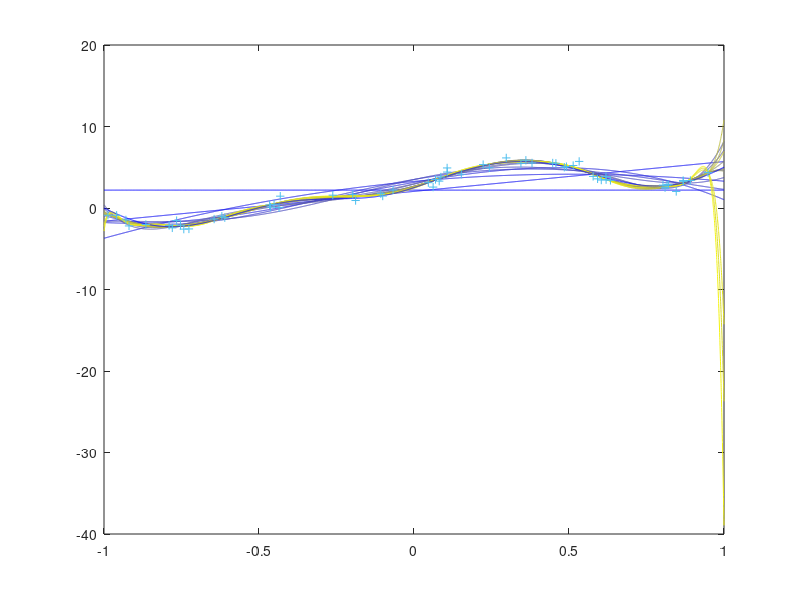
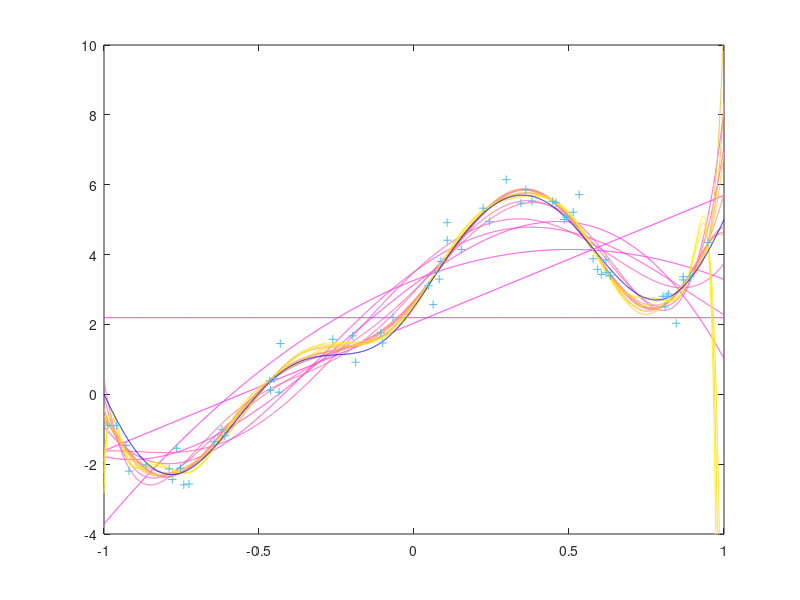
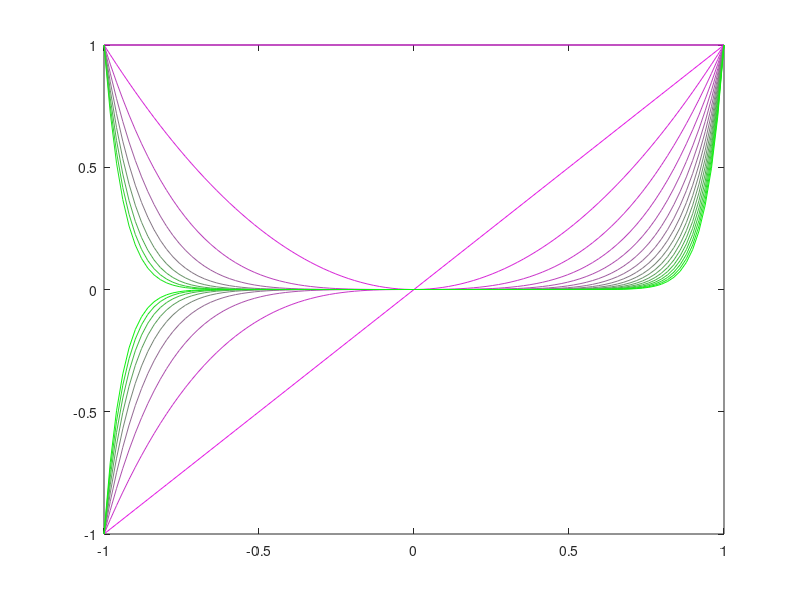
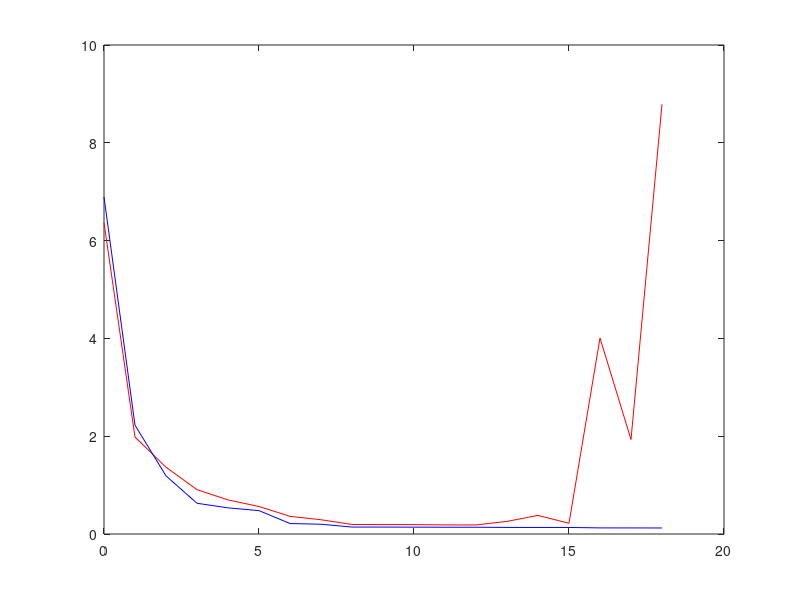

The MATLAB source for these figures, in order:
%1.1.1

clc;
close all;
clear;



data = importdata('datasets/linearregression_homework.mat');
x_test = data.x_test;
x_train = data.x_train;
y_target = data.y_target;
y_test = data.y_test;
y_train = data.y_train;

l_max = 18;

fig1=figure();



y_our_train = zeros(length(x_train), l_max);

for l = 0:l_max
    disp(['l=', num2str(l)]);
    potenz = ones(size(x_train))*[0:l];

    x_train_mat = [x_train]*ones(1,l+1);
    X = x_train_mat.^potenz;
    W = inv(X'*X)*X'*y_train;
    
    y_our_train(:,l+1) = X*W;

    potenz = ones(size(x_test))*[0:l];
    x_test_mat = [x_test]*ones(1,l+1);
    X_test = x_test_mat.^potenz;

    y(:,l+1) = X_test*W;
    my_plot = plot(x_test, y(:,l+1));
    hold on;
    set(my_plot, 'Color', [l/(l_max+1), l/(l_max+1) , 1-l/(l_max+1)]);
    

end

plot(x_test, y_target, 'b-');
plot(x_train, y_train, ' +');


%das Ganze nocheinmal in skalierter Form geplottet:

fig2=figure();



for l = 0:l_max
   
    my_plot2 = plot(x_test, y(:,l+1));
    hold on;
    set(my_plot2, 'Color', [1, l/(l_max+1) , 1-l/(l_max+1)]);
    axis([-1 1 -4 10]);
end

plot(x_test, y_target, 'b-');
plot(x_train, y_train, ' +');




%plot of basis functions
figure
l=18

x_basis = linspace(-1,1,100)';

potenz = ones(size(x_basis))*[0:l];
x_test_mat = [x_basis]*ones(1,l+1);
X_test = x_test_mat.^potenz;


for i = 1:l
    mask = zeros(l+1, 1);
    mask(i) = 1;

    
    %W2 = W.*mask
    W2 = mask;
    

    
    y_basis = X_test*W2;
    
    my_plot3 = plot(x_basis, y_basis);
    
    hold on;
    set(my_plot3, 'Color', [1-i/(l+1), i/(l+1) , 1-i/(l+1)]);
    axis([-1 1 -1 1]);
    
end




%letzter punkt:

for l = 0:l_max
    mse_test(l+1) = (y(:,l+1) - y_test)' * (y(:,l+1) - y_test) / length(y_test);
    mse_train(l+1) = (y_our_train(:,l+1) - y_train)' * (y_our_train(:,l+1) - y_train) / length(y_our_train);
end

figure

plot(0:l_max, mse_test, 'r-');
hold on;
plot(0:l_max, mse_train, 'b-');
